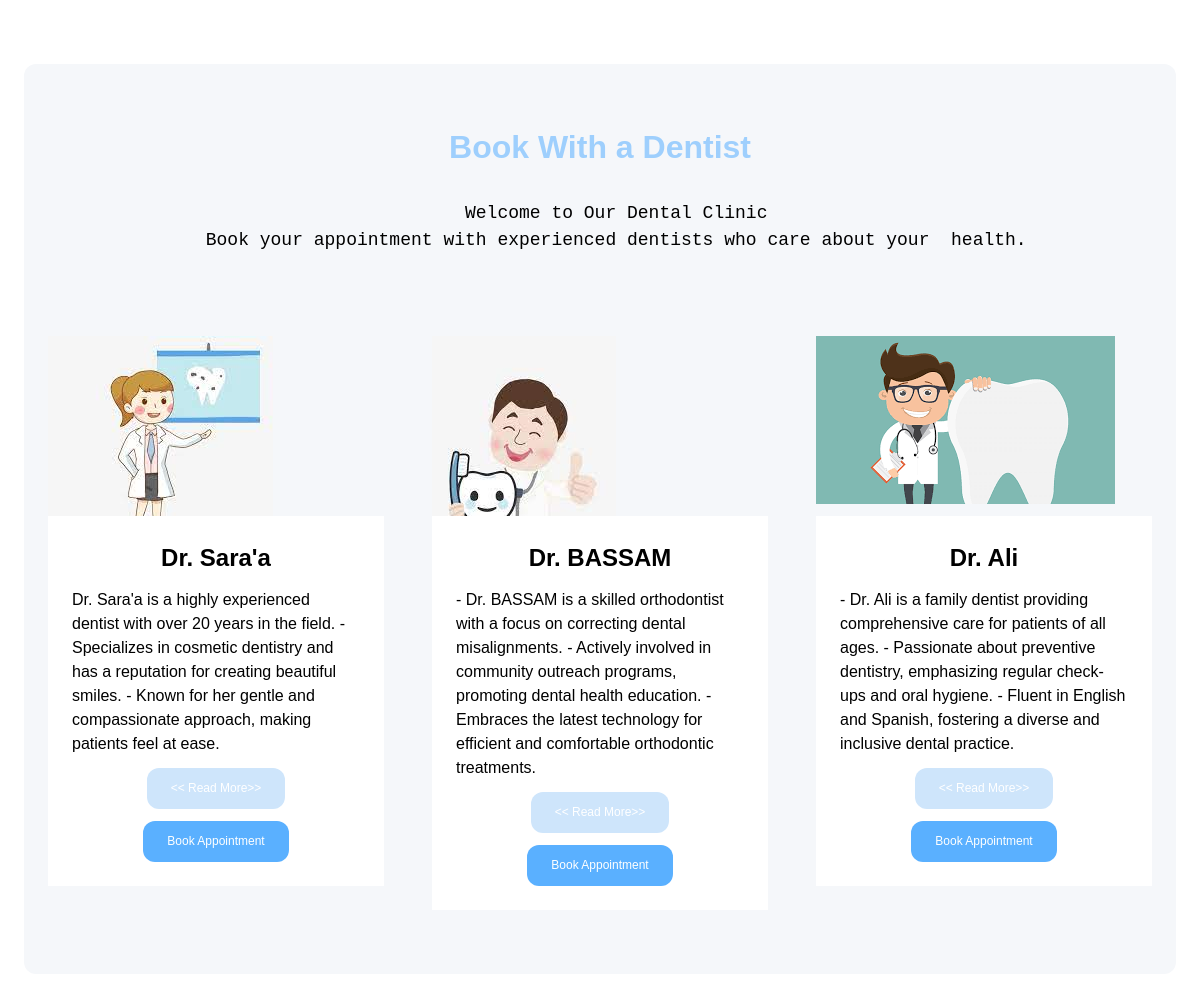
Screenshot of /booking.php with the database file from the repository.
### tables this page shows
CREATE TABLE `dentists` (
  `dentist_id` int(11) NOT NULL,
  `dentist_name` varchar(255) NOT NULL,
  `dentist_age` int(11) NOT NULL,
  `dentist_email` varchar(255) NOT NULL,
  `dentist_brief` text NOT NULL,
  `image` varchar(255) DEFAULT NULL
);

### booking.php (the view, shortened to what this page needs)
<?php
include ('booking_header.php');
require_once('config.php');
?>
<div class="booking">
  <div class="contact-form-8">
    <div class="team-rectangles-4">
      <div class="container-12" style ='
    width: 100%;
    max-width: 200%;
    grid-row-gap: 64px;
    flex-direction: column;
    justify-content: flex;
    align-items: center;
    display: flex;
'>
        <div class="section-title-9">
          <div class="text-83">Book With a Dentist</div>
          <div class="text-84"> <pre>
   Welcome to Our Dental Clinic
    Book your appointment with experienced dentists who care about your  health. </pre>
          </div>
        </div>
        <div class="columns-12">
<?php
  $sql= "SELECT * FROM  dentists ";
       $exe = $conn->prepare($sql);
           $exe->execute();
           if($exe->rowcount()):
           $row =$exe->fetchall();
          foreach($row as $rows ):
        $name = $rows['dentist_name'];
        $email = $rows['dentist_brief'];
        $img = $rows['image'];
        $id= $rows['dentist_id'];
?>
          <div class="card-5">
            <div class="image-wrapper-7">
              <img src="imgs/<?php  echo $img;?>" alt="image">
            </div>
            <div class="info-7">
              <div class="name-4"><?php echo "Dr. $name" ?></div>
              <div class="description-2">
                 <?php echo $email?>
              </div>
              <a href="login/login.php?id=<?php echo $id ; ?>" class="button-5"  name = "read">
                <div class="text-85">
                  << Read More>>
                </div>
              </a><a href="login/login.php" class="button-6">
                <div class="text-85">Book Appointment</div>
               </a>
               </div>
              </div>
              <?php endforeach; endif;?>
            </div>
            </div>
          </div>
        </div>
      </div>

### booking_header.php (shortened to what this page needs)
<html>
<head>
  <link rel="stylesheet" href="./css/style.css">
</head>
</html>

### rows the page displays
dentists: image (picture), dentist_name "Sara'a", dentist_brief "Dr. Sara'a is a highly experienced dentist with over 20 years in the field. - Specializes in cosmetic dentistry and has a reputation for creating beautiful smiles. - Known for her gentle and compassionate approach, making patients feel at ease."
dentists: image (picture), dentist_name "BASSAM", dentist_brief "- Dr. BASSAM is a skilled orthodontist with a focus on correcting dental misalignments. - Actively involved in community outreach programs, promoting dental health education. - Embraces the latest technology for efficient and comfortable orthodontic treatments."
dentists: image (picture), dentist_name "Ali", dentist_brief "- Dr. Ali is a family dentist providing comprehensive care for patients of all ages. - Passionate about preventive dentistry, emphasizing regular check-ups and oral hygiene. - Fluent in English and Spanish, fostering a diverse and inclusive dental practice."
